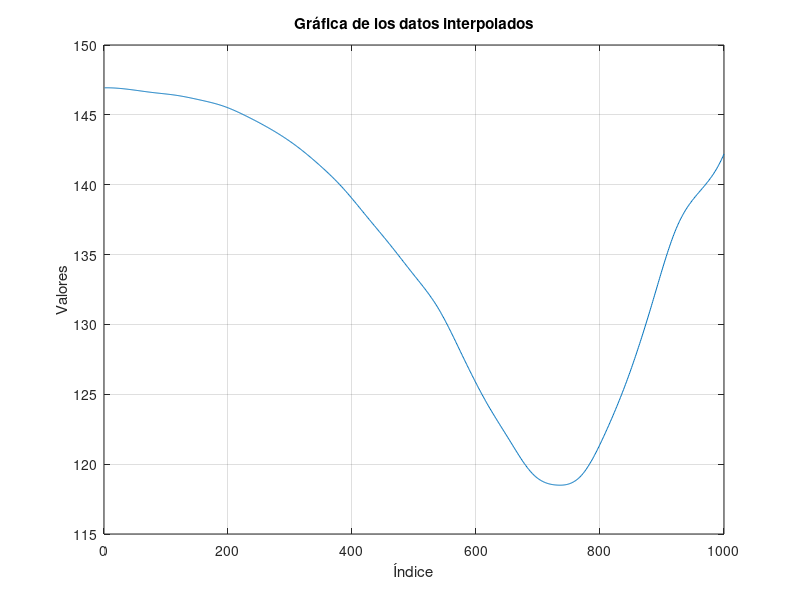

Write the MATLAB code that produced this figure.
% Datos originales
y = [147,146.91, 146.9 ,146.5, 145.7, 145.4 ,145, 144.2, 142.4, 141, 139, 137, 135, 132, 130, 128, 125, 117, 115, 115.2, 115.3, 123.5, 129, 135, 140, 146.8, 147];
x = 1:length(y);

y_filtered = movmean(y, 6);
% Interpolar datos a 100 puntos
x_interp = linspace(1, length(y), 1000); % 100 puntos interpolados
y_interp = spline(x, y_filtered, x_interp); % Interpolación spline
senalquenosaliobien = y_interp';

offset1 = 20;
offset2 = -15;

senal_offset1 = senalquenosaliobien + offset1; % Señal con offset de +20
senal_offset2 = senalquenosaliobien + offset2; % Señal con offset de -15

% Crear matriz con las señales
matriz_senales = [senalquenosaliobien; senal_offset1; senal_offset2];

% Graficar los datos interpolados
figure;
plot(y_interp); % Línea interpolada con marcadores
title('Gráfica de los datos interpolados');
xlabel('Índice');
ylabel('Valores');
grid on;
